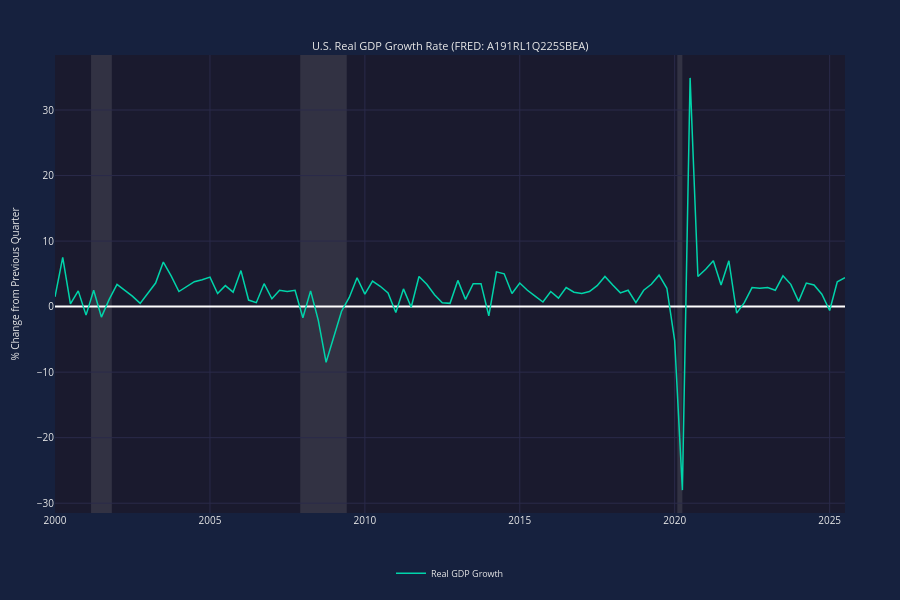

The code cell stored with this chart in its notebook:
### Markdown cell above
## 1. Single Chart - GDP Growth

A simple chart showing GDP growth rate over time.

### Code cell
# Single chart with real GDP data
# EconChart can be displayed directly without wrapping in EconBoard
chart = EconChart(
    Data(x=gdp_dates, y=gdp_values, name='Real GDP Growth', color='teal'),
    title='U.S. Real GDP Growth Rate (FRED: A191RL1Q225SBEA)',
    y_label='% Change from Previous Quarter',
    horizontal_line=0,
)
chart.show()  # Direct display with optional board kwargs

### Figure 1 — Plotly figure (JSON) as saved in the notebook; plotly's stock layout.template omitted (floating-point values rounded to 4 significant figures)
{"data": [{"line": {"color": "#00d4aa", "width": 1.5}, "name": "Real GDP Growth", "showlegend": true, "type": "scatter", "visible": true, "x": ["2000-01-01T00:00:00", "2000-04-01T00:00:00", "2000-07-01T00:00:00", "2000-10-01T00:00:00", "2001-01-01T00:00:00", "2001-04-01T00:00:00", "2001-07-01T00:00:00", "2001-10-01T00:00:00", "2002-01-01T00:00:00", "2002-04-01T00:00:00", "2002-07-01T00:00:00", "2002-10-01T00:00:00", "2003-01-01T00:00:00", "2003-04-01T00:00:00", "2003-07-01T00:00:00", "2003-10-01T00:00:00", "2004-01-01T00:00:00", "2004-04-01T00:00:00", "2004-07-01T00:00:00", "2004-10-01T00:00:00", "2005-01-01T00:00:00", "2005-04-01T00:00:00", "2005-07-01T00:00:00", "2005-10-01T00:00:00", "2006-01-01T00:00:00", "2006-04-01T00:00:00", "2006-07-01T00:00:00", "2006-10-01T00:00:00", "2007-01-01T00:00:00", "2007-04-01T00:00:00", "2007-07-01T00:00:00", "2007-10-01T00:00:00", "2008-01-01T00:00:00", "2008-04-01T00:00:00", "2008-07-01T00:00:00", "2008-10-01T00:00:00", "2009-01-01T00:00:00", "2009-04-01T00:00:00", "2009-07-01T00:00:00", "2009-10-01T00:00:00", "2010-01-01T00:00:00", "2010-04-01T00:00:00", "2010-07-01T00:00:00", "2010-10-01T00:00:00", "2011-01-01T00:00:00", "2011-04-01T00:00:00", "2011-07-01T00:00:00", "2011-10-01T00:00:00", "2012-01-01T00:00:00", "2012-04-01T00:00:00", "2012-07-01T00:00:00", "2012-10-01T00:00:00", "2013-01-01T00:00:00", "2013-04-01T00:00:00", "2013-07-01T00:00:00", "2013-10-01T00:00:00", "2014-01-01T00:00:00", "2014-04-01T00:00:00", "2014-07-01T00:00:00", "2014-10-01T00:00:00", "2015-01-01T00:00:00", "2015-04-01T00:00:00", "2015-07-01T00:00:00", "2015-10-01T00:00:00", "2016-01-01T00:00:00", "2016-04-01T00:00:00", "2016-07-01T00:00:00", "2016-10-01T00:00:00", "2017-01-01T00:00:00", "2017-04-01T00:00:00", "2017-07-01T00:00:00", "2017-10-01T00:00:00", "2018-01-01T00:00:00", "2018-04-01T00:00:00", "2018-07-01T00:00:00", "2018-10-01T00:00:00", "2019-01-01T00:00:00", "2019-04-01T00:00:00", "2019-07-01T00:00:00", "2019-10-01T00:00:00", "2020-01-01T00:00:00", "2020-04-01T00:00:00", "2020-07-01T00:00:00", "2020-10-01T00:00:00", "2021-01-01T00:00:00", "2021-04-01T00:00:00", "2021-07-01T00:00:00", "2021-10-01T00:00:00", "2022-01-01T00:00:00", "2022-04-01T00:00:00", "2022-07-01T00:00:00", "2022-10-01T00:00:00", "2023-01-01T00:00:00", "2023-04-01T00:00:00", "2023-07-01T00:00:00", "2023-10-01T00:00:00", "2024-01-01T00:00:00", "2024-04-01T00:00:00", "2024-07-01T00:00:00", "2024-10-01T00:00:00", "2025-01-01T00:00:00", "2025-04-01T00:00:00", "2025-07-01T00:00:00"], "xaxis": "x", "y": [1.5, 7.5, 0.4, 2.4, -1.3, 2.5, -1.6, 1.1, 3.4, 2.5, 1.6, 0.5, 2.1, 3.6, 6.8, 4.7, 2.3, 3.1, 3.8, 4.1, 4.5, 2, 3.2, 2.2, 5.5, 1, 0.6, 3.5, 1.2, 2.5, 2.3, 2.5, -1.7, 2.4, -2.1, -8.5, -4.5, -0.7, 1.4, 4.4, 1.9, 3.9, 3.1, 2.1, -0.9, 2.7, -0.1, 4.6, 3.4, 1.8, 0.6, 0.5, 4, 1.1, 3.5, 3.5, -1.4, 5.3, 5, 2, 3.6, 2.5, 1.6, 0.7, 2.3, 1.3, 2.9, 2.2, 2, 2.3, 3.2, 4.6, 3.3, 2.1, 2.5, 0.6, 2.5, 3.4, 4.8, 2.8, -5.2, -28, 34.9, 4.6, 5.7, 7, 3.3, 7, -1, 0.6, 2.9, 2.8, 2.9, 2.5, 4.7, 3.4, 0.8, 3.6, 3.3, 1.9, -0.6, 3.8, 4.4], "yaxis": "y"}], "layout": {"annotations": [{"font": {"color": "#e8e8e8", "size": 11}, "showarrow": false, "text": "U.S. Real GDP Growth Rate (FRED: A191RL1Q225SBEA)", "x": 0.5, "xanchor": "center", "xref": "paper", "y": 1, "yanchor": "bottom", "yref": "paper"}], "font": {"color": "#e8e8e8", "size": 10}, "height": 600, "hoverlabel": {"bgcolor": "#16213e", "font": {"color": "#e8e8e8", "size": 11}}, "hovermode": "x unified", "legend": {"bgcolor": "rgba(0,0,0,0)", "font": {"color": "#e8e8e8", "size": 9}, "orientation": "h", "x": 0.5, "xanchor": "center", "y": -0.1, "yanchor": "top"}, "margin": {"b": 35, "l": 55, "r": 55, "t": 55}, "paper_bgcolor": "#16213e", "plot_bgcolor": "#1a1a2e", "shapes": [{"line": {"color": "rgba(255, 255, 255, 0.3)", "dash": "dash", "width": 1}, "type": "line", "x0": 0, "x1": 1, "xref": "x", "y0": 0, "y1": 0, "yref": "y"}, {"fillcolor": "#b8b8b8", "layer": "below", "line": {"width": 0}, "opacity": 0.15, "type": "rect", "x0": "2001-03-01T00:00:00", "x1": "2001-11-01T00:00:00", "xref": "x", "y0": 0, "y1": 1, "yref": "y domain"}, {"fillcolor": "#b8b8b8", "layer": "below", "line": {"width": 0}, "opacity": 0.15, "type": "rect", "x0": "2007-12-01T00:00:00", "x1": "2009-06-01T00:00:00", "xref": "x", "y0": 0, "y1": 1, "yref": "y domain"}, {"fillcolor": "#b8b8b8", "layer": "below", "line": {"width": 0}, "opacity": 0.15, "type": "rect", "x0": "2020-02-01T00:00:00", "x1": "2020-04-01T00:00:00", "xref": "x", "y0": 0, "y1": 1, "yref": "y domain"}], "xaxis": {"anchor": "y", "domain": [0, 1], "gridcolor": "#2a2a4a", "range": ["2000-01-01T00:00:00", "2025-07-01T00:00:00"], "showspikes": true, "spikecolor": "rgba(255, 255, 255, 0.5)", "spikedash": "dot", "spikemode": "across", "spikesnap": "cursor", "spikethickness": 1}, "yaxis": {"anchor": "x", "domain": [0, 1], "gridcolor": "#2a2a4a", "title": {"font": {"color": "#e8e8e8", "size": 10}, "text": "% Change from Previous Quarter"}, "type": "linear"}}}
